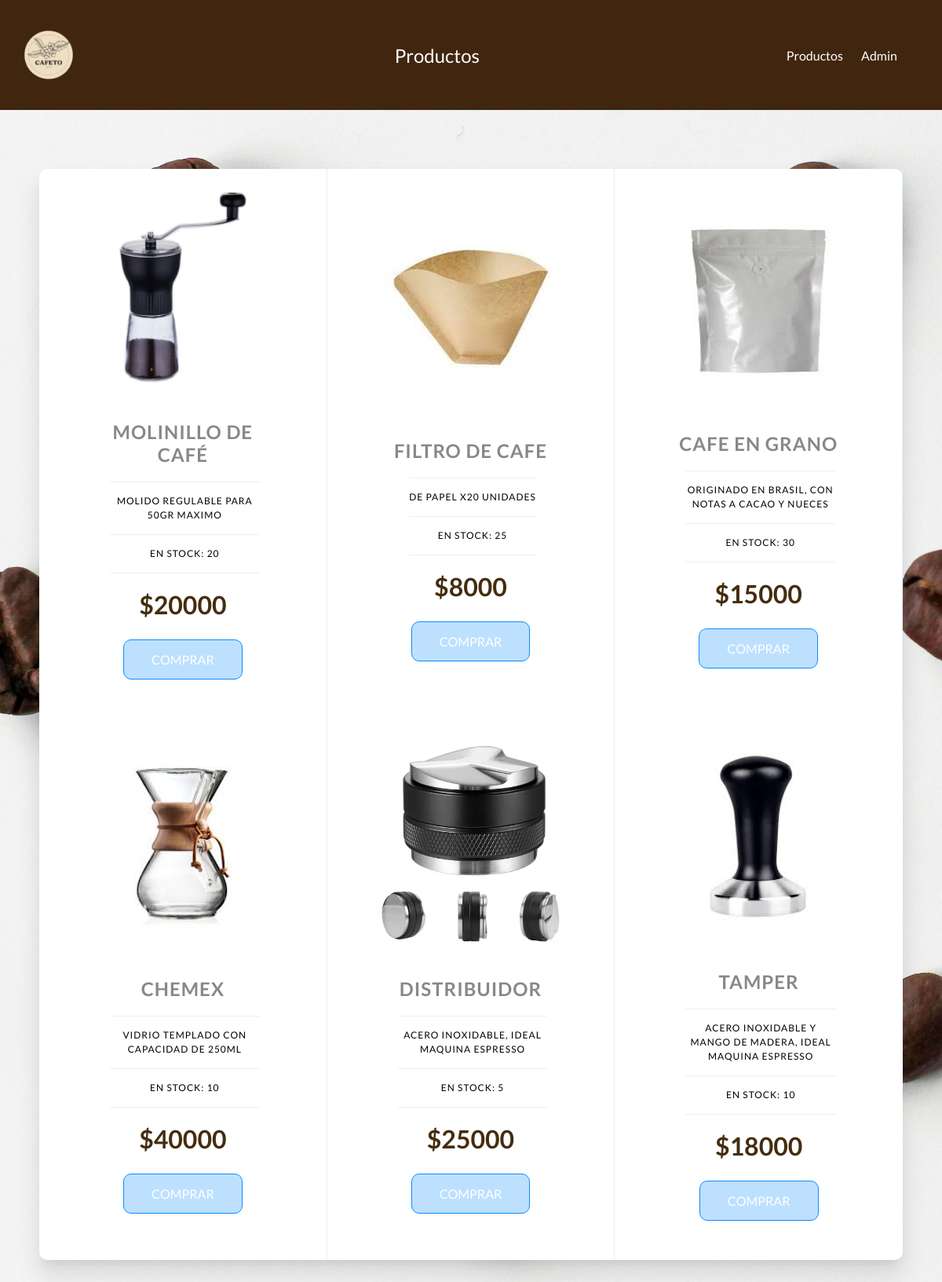
/main/index.php, run on the app's committed database.
### tables this page shows
CREATE TABLE `productos` (
  `id_producto` int(11) NOT NULL,
  `nombre_producto` varchar(100) NOT NULL,
  `imagen_producto` varchar(500) NOT NULL,
  `descripcion_producto` varchar(500) NOT NULL,
  `stock_producto` int(11) NOT NULL,
  `precio_producto` int(11) NOT NULL
);

### main/index.php (the view, shortened to what this page needs)
<!DOCTYPE html>
<html lang="es">
<head>
    <link rel="stylesheet"  href=".././css/style.css">
    <link rel= "stylesheet" href= "https://maxst.icons8.com/vue-static/landings/line-awesome/line-awesome/1.3.0/css/line-awesome.min.css" >
</head>
<body style="background-image: url(.././img/nordwood-themes-ivP3TYdLvw0-unsplash.jpg)">
    <header class="header">
        <img src=".././img/logo-removebg-preview.png" alt="Logo">
        <h2>Productos</h2>
        <div class="nav">
        <a href="index.php">Productos</a>
        <a href="usuario.html">Admin</a>
        </div>
      </header>
    <div class="background">
        <div class="container">
          <div class="panel pricing-table">
              <?php
$conexion = mysqli_connect("127.0.0.1:3306", "root", "", "proyecto");
$query = "SELECT * FROM productos";
$resultado = mysqli_query($conexion, $query);
while($unaFila = mysqli_fetch_assoc($resultado)){
    echo '<div class="pricing-plan">
                <img src="'.$unaFila["imagen_producto"].'" alt="" class="pricing-img">
                <h2 class="pricing-header">'.$unaFila["nombre_producto"].'</h2>
                <ul class="pricing-features">
                  <li class="pricing-features-item">'.$unaFila["descripcion_producto"].'</li>
                   <li class="pricing-features-item">En stock: '.$unaFila["stock_producto"].'</li>
                </ul>
                <span class="pricing-price">$'.$unaFila["precio_producto"].'</span>
                <a href="#/" class="pricing-button">Comprar</a>
              </div>';
            }
?>
          </div>
        </div>
      </div>
</body>
</html>

### css/style.css (style rules this page uses)
* { font-family: 'Lato', sans-serif; font-weight: 400; font-style: normal; margin: 0px; }
header { display: flex; padding: 20px; background-color: #41260f; width: 98%; color: white; align-items: center; justify-content: space-between; }
header > img { width: 100px; }
a { text-decoration: none; color: #000000; }
.nav { margin-right: 25px; }
.nav > a { margin-right: 20px; text-decoration: none; color: #fff; }
body { background-size: cover; background-color: #e5d3c4; background-attachment: fixed; display: flex; flex-direction: column; align-items: center; }
@media (min-width: 900px) { .background { padding: 0 0 25px; } }
.container { margin-top: 25px; padding: 50px; }
.panel { background-color: #fff; border-radius: 10px; position: relative; width: 100%; }
.pricing-table { box-shadow: 0px 10px 13px -6px rgba(0, 0, 0, 0.08), 0px 20px 31px 3px rgba(0, 0, 0, 0.09), 0px 8px 20px 7px rgba(0, 0, 0, 0.02); display: grid; grid-template-columns: repeat(3, 1fr); text-align: center; text-transform: uppercase; }
@media (min-width: 900px) { .pricing-table { flex-direction: row; } }
.pricing-plan { border-bottom: 1px solid #e1f1ff; padding: 25px; display: flex; flex-direction: column; align-items: center; justify-content: center; }
.pricing-plan:last-child { border-bottom: none; }
@media (min-width: 900px) { .pricing-plan { border-bottom: none; border-right: 1px solid #e1f1ff; flex-basis: 100%; padding: 25px 50px; } }
@media (min-width: 900px) { .pricing-plan:last-child { border-right: none; } }
.pricing-img { margin-bottom: 25px; width: 250px; height: 250px; }
.pricing-header { color: #888; font-weight: 600; letter-spacing: 1px; padding: 20px; }
.pricing-features { color: #000000; font-weight: 600; letter-spacing: 1px; margin-right: 35px; list-style: none; }
.pricing-features-item { border-top: 1px solid #e1f1ff; font-size: 12px; line-height: 1.5; padding: 15px 0; }
.pricing-features-item:last-child { border-bottom: 1px solid #e1f1ff; }
.pricing-price { color: #442d0f; display: block; font-size: 32px; font-weight: 700; margin-top: 20px; }
.pricing-button { border: 1px solid #0d8cfa; background-color:#33a0ff52 ; border-radius: 10px; color: #fff; display: inline-block; margin: 25px 0; padding: 15px 35px; text-decoration: none; transition: all 150ms ease-in-out; }

### data on the page
productos: imagen_producto (picture), nombre_producto "MOLINILLO DE CAFÉ", descripcion_producto "MOLIDO REGULABLE PARA 50GR MAXIMO", stock_producto "20", precio_producto "20000"
productos: imagen_producto (picture), nombre_producto "FILTRO DE CAFE", descripcion_producto "DE PAPEL X20 UNIDADES", stock_producto "25", precio_producto "8000"
productos: shows a picture, nombre_producto "CAFE EN GRANO", descripcion_producto "ORIGINADO EN BRASIL, CON NOTAS A CACAO Y NUECES", stock_producto "30", precio_producto "15000"
productos: shows a picture, nombre_producto "CHEMEX", descripcion_producto "VIDRIO TEMPLADO CON CAPACIDAD DE 250ML", stock_producto "10", precio_producto "40000"
productos: imagen_producto (picture), nombre_producto "DISTRIBUIDOR", descripcion_producto "ACERO INOXIDABLE, IDEAL MAQUINA ESPRESSO", stock_producto "5", precio_producto "25000"
productos: shows a picture, nombre_producto "TAMPER", descripcion_producto "ACERO INOXIDABLE Y MANGO DE MADERA, IDEAL MAQUINA ESPRESSO", stock_producto "10", precio_producto "18000"
